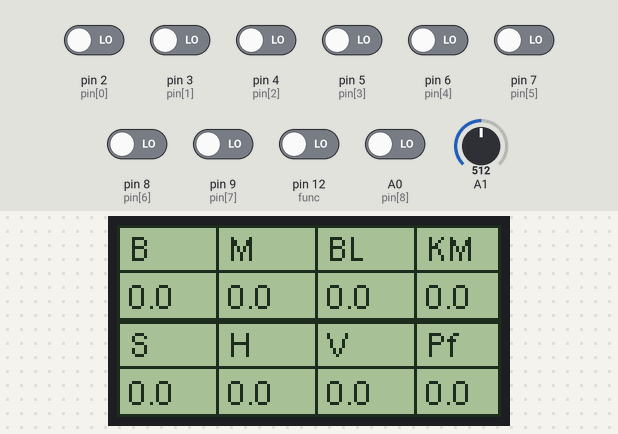
Simulated run of this sketch. Board: Arduino Uno, built with avr-gcc and run on an emulated ATmega328P. On the bench: 128×64 one-colour display. The inputs (shaded band) are chosen by the test bench; at power-on: A0 (pin[8]), pin 2 (pin[0]), pin 3 (pin[1]), pin 4 (pin[2]), pin 5 (pin[3]), pin 6 (pin[4]), pin 7 (pin[5]), pin 8 (pin[6]), pin 9 (pin[7]), pin 12 (func) LOW, A1 = 512. What the sketch prints to the serial monitor is not drawn.

Above: at 3.2 s.
3.3 s: A1 set to 667
4.8 s: A1 set to 688
At 5.5 s:
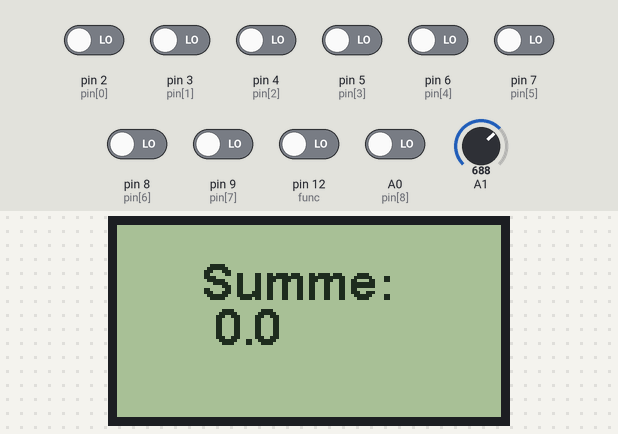
6.3 s: pin 2 (pin[0]) driven HIGH
At 7.1 s:
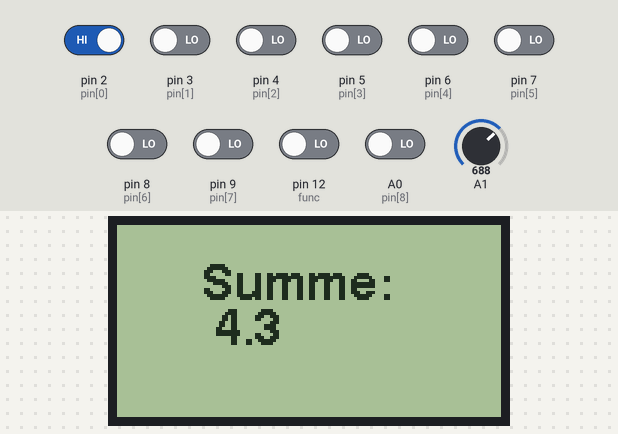
7.9 s: pin 3 (pin[1]) driven HIGH
At 8.8 s:
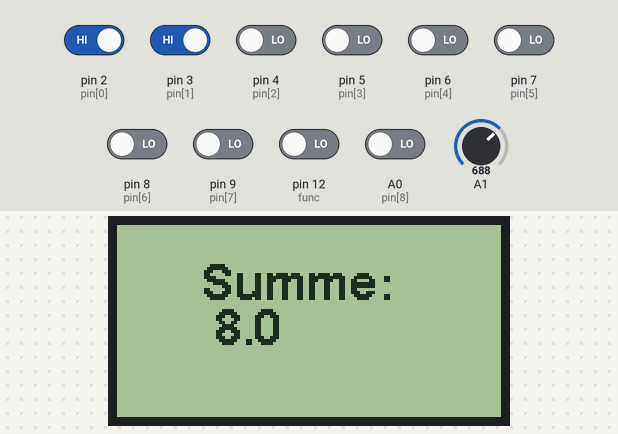
9.4 s: pin 4 (pin[2]) driven HIGH
At 10.5 s:
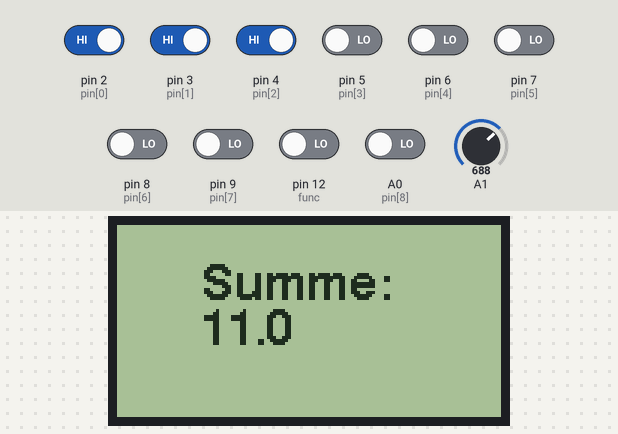
11.0 s: pin 5 (pin[3]) driven HIGH
At 11.5 s:
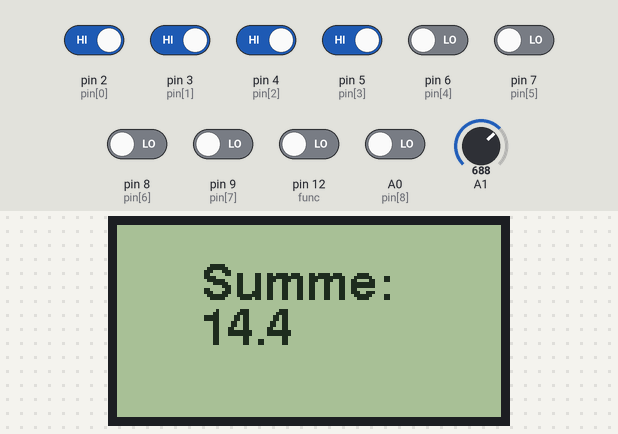
Timing chart, 0 to 13.6 s (numbered marks = the images above; inputs shaded):
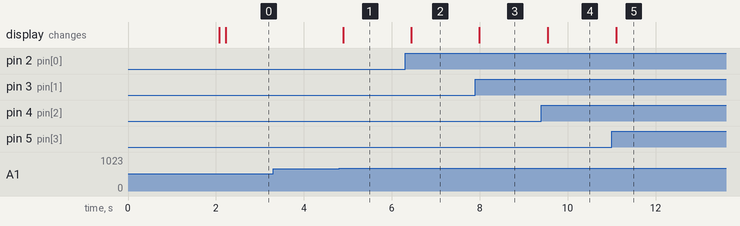

The sketch:

remibox.ino
```cpp
#include "U8glib.h"´

U8GLIB_ST7920_128X64_4X u8g(10);

int offer[] = {0, 0, 0, 0, 0, 0, 0, 0};
float preise[] = {4.3, 3.7, 3, 3.4, 8.9, 7.9, 7.4, 1};
float preiseind[8];
int state[] = {0, 0, 0, 0, 0, 0, 0, 0, 0};
int oldstate[] = {0, 0, 0, 0, 0, 0, 0, 0, 0};
int pin[] = {2,3,4,5,6,7,8,9,A0};
int func = 12;
int funcstate = 0;
int button = 0;
float sum;
int menunum;

//int pfandmin = A0;


const uint8_t logooag[] U8G_PROGMEM = {
  0x00, 0x00, 0x00, 0x00, 0x00, 0x00, 0x00, 0x00, 0x00, 0x00, 0x00, 0x00,
   0x00, 0x00, 0x00, 0x00, 0x00, 0x00, 0x00, 0x00, 0x00, 0x00, 0x00, 0x00,
   0x00, 0x00, 0x00, 0x00, 0x00, 0x00, 0x00, 0x00, 0x00, 0x00, 0x00, 0x00,
   0x00, 0x00, 0x00, 0x00, 0x00, 0x00, 0x00, 0x00, 0x00, 0x00, 0x00, 0x00,
   0x00, 0x00, 0x00, 0x00, 0x00, 0x00, 0x00, 0x00, 0x00, 0x00, 0x00, 0x00,
   0x00, 0x00, 0x00, 0x00, 0x00, 0x00, 0x00, 0x00, 0x00, 0x00, 0x00, 0x00,
   0x00, 0x00, 0x00, 0x00, 0x00, 0x00, 0x00, 0x00, 0x00, 0x00, 0x00, 0x00,
   0x00, 0x00, 0x00, 0x00, 0x00, 0x00, 0x00, 0x00, 0x00, 0x00, 0x00, 0x00,
   0x00, 0x00, 0x00, 0x00, 0x00, 0x00, 0x00, 0x00, 0x00, 0x00, 0x00, 0x00,
   0x00, 0x00, 0x00, 0x00, 0x00, 0x00, 0x00, 0x00, 0x00, 0x00, 0x00, 0x00,
   0x00, 0x00, 0x00, 0x00, 0x00, 0x00, 0x00, 0x00, 0x00, 0x00, 0x00, 0x00,
   0x00, 0x00, 0x00, 0x00, 0x00, 0x00, 0x00, 0x00, 0x00, 0x00, 0x00, 0x00,
   0x00, 0x00, 0x00, 0x00, 0x00, 0x00, 0x00, 0x00, 0x00, 0x00, 0x00, 0x00,
   0x00, 0x00, 0x00, 0x00, 0x00, 0x00, 0x00, 0x00, 0x00, 0x00, 0x00, 0x00,
   0x00, 0x00, 0x00, 0x00, 0x00, 0x00, 0x00, 0x00, 0x00, 0x00, 0x00, 0x00,
   0x00, 0x00, 0x00, 0x00, 0x00, 0x00, 0x00, 0x00, 0x00, 0x00, 0x00, 0x00,
   0x00, 0x00, 0x00, 0x00, 0x00, 0x00, 0x00, 0x00, 0x00, 0x00, 0x00, 0x00,
   0x00, 0x00, 0x00, 0x00, 0xe0, 0xff, 0xff, 0xff, 0xff, 0xff, 0xff, 0xff,
   0xff, 0x0f, 0xfe, 0xff, 0xff, 0xf0, 0xff, 0x03, 0xe0, 0xff, 0xff, 0xff,
   0xff, 0xff, 0xff, 0xff, 0xff, 0x0f, 0xfe, 0xff, 0xff, 0xf0, 0xff, 0x03,
   0x60, 0x00, 0x00, 0x00, 0x00, 0x00, 0x00, 0x00, 0x00, 0x0c, 0x00, 0x00,
   0xc0, 0x30, 0x00, 0x03, 0x60, 0x00, 0x00, 0x00, 0x00, 0x00, 0x00, 0x00,
   0x00, 0x0c, 0x00, 0x00, 0xc0, 0x30, 0x00, 0x03, 0x60, 0x00, 0x00, 0x00,
   0x00, 0x00, 0x00, 0x00, 0x00, 0x0c, 0x00, 0x00, 0xc0, 0x30, 0x00, 0x03,
   0x60, 0x00, 0x00, 0x00, 0x00, 0x00, 0x00, 0x00, 0x00, 0x0c, 0x00, 0x00,
   0xc0, 0x30, 0x00, 0x03, 0x60, 0x00, 0x00, 0x00, 0x00, 0x00, 0x00, 0x00,
   0x00, 0x0c, 0x00, 0x00, 0xc0, 0x30, 0x00, 0x03, 0x60, 0x00, 0x00, 0x00,
   0x00, 0x00, 0x00, 0x00, 0x00, 0x0c, 0x00, 0x00, 0xc0, 0x30, 0x00, 0x03,
   0x60, 0x00, 0x00, 0x00, 0x00, 0x00, 0x00, 0x00, 0x00, 0x0c, 0x00, 0x00,
   0xc0, 0x30, 0x00, 0x03, 0x60, 0x00, 0x00, 0x00, 0x00, 0x00, 0x00, 0x00,
   0x00, 0x0c, 0x00, 0x00, 0xc0, 0x30, 0x00, 0x03, 0x60, 0x00, 0x00, 0x00,
   0x00, 0x00, 0x00, 0x00, 0x00, 0x0c, 0x00, 0x00, 0xc0, 0x30, 0x00, 0x03,
   0x60, 0x00, 0x00, 0x00, 0x00, 0x00, 0x00, 0x00, 0x00, 0x0c, 0x00, 0x00,
   0xc0, 0x30, 0x00, 0x03, 0x60, 0x00, 0x00, 0x00, 0x00, 0x00, 0x00, 0x00,
   0x00, 0x0c, 0x00, 0x00, 0xc0, 0x30, 0x00, 0x03, 0x60, 0x00, 0x00, 0x00,
   0x00, 0x00, 0x00, 0x00, 0x00, 0x0c, 0x00, 0x00, 0xc0, 0x30, 0x00, 0x03,
   0x60, 0x00, 0x00, 0x00, 0x00, 0x00, 0x00, 0x00, 0x00, 0x0c, 0x00, 0x00,
   0xc0, 0x30, 0x00, 0x03, 0x60, 0x00, 0x00, 0x00, 0x00, 0x00, 0x00, 0x00,
   0x00, 0x0c, 0xfe, 0xff, 0xff, 0x30, 0x00, 0x03, 0x60, 0x00, 0x00, 0x00,
   0x00, 0x00, 0x00, 0x00, 0x00, 0x0c, 0xfe, 0xff, 0xff, 0x30, 0x00, 0x03,
   0x60, 0x00, 0x00, 0x00, 0x00, 0x00, 0x00, 0x00, 0x00, 0x0c, 0x06, 0x00,
   0xc0, 0x30, 0x00, 0x03, 0x60, 0x00, 0x00, 0x00, 0x00, 0x00, 0x00, 0x00,
   0x00, 0x0c, 0x06, 0x00, 0xc0, 0x30, 0x00, 0x03, 0x60, 0x00, 0x00, 0x00,
   0x00, 0x00, 0x00, 0x00, 0x00, 0x0c, 0x06, 0x00, 0xc0, 0x30, 0x00, 0x03,
   0x60, 0x00, 0x00, 0x00, 0x00, 0x00, 0x00, 0x00, 0x00, 0x0c, 0x06, 0x00,
   0xc0, 0x30, 0x00, 0x03, 0x60, 0x00, 0x00, 0x00, 0x00, 0x00, 0x00, 0x00,
   0x00, 0x0c, 0x06, 0x00, 0xc0, 0x30, 0x00, 0x03, 0x60, 0x00, 0x00, 0x00,
   0x00, 0x00, 0x00, 0x00, 0x00, 0x0c, 0x06, 0x00, 0xc0, 0x30, 0x00, 0x03,
   0x60, 0x00, 0x00, 0x00, 0x00, 0x00, 0x00, 0x00, 0x00, 0x0c, 0x06, 0x00,
   0xc0, 0x30, 0x00, 0x03, 0x60, 0x00, 0x00, 0x00, 0x00, 0x00, 0x00, 0x00,
   0x00, 0x0c, 0x06, 0x00, 0xc0, 0x30, 0x00, 0x03, 0x60, 0x00, 0x00, 0x00,
   0x00, 0x00, 0x00, 0x00, 0x00, 0x0c, 0x06, 0x00, 0xc0, 0x30, 0x00, 0x03,
   0x60, 0x00, 0x00, 0x00, 0x00, 0x00, 0x00, 0x00, 0x00, 0x0c, 0x06, 0x00,
   0xc0, 0x30, 0x00, 0x03, 0x60, 0x00, 0x00, 0x00, 0x00, 0x00, 0x00, 0x00,
   0x00, 0x0c, 0x06, 0x00, 0xc0, 0x30, 0x00, 0x03, 0x60, 0x00, 0x00, 0x00,
   0x00, 0x00, 0x00, 0x00, 0x00, 0x0c, 0x06, 0x00, 0xc0, 0x30, 0x00, 0x03,
   0x60, 0x00, 0x00, 0x00, 0x00, 0x00, 0x00, 0x00, 0x00, 0x0c, 0x06, 0x00,
   0xc0, 0x30, 0x00, 0x03, 0xe0, 0xff, 0xff, 0xff, 0xff, 0xff, 0xff, 0xff,
   0xff, 0x0f, 0xfe, 0xff, 0xff, 0xf0, 0xff, 0x03, 0xe0, 0xff, 0xff, 0xff,
   0xff, 0xff, 0xff, 0xff, 0xff, 0x0f, 0xfe, 0xff, 0xff, 0xf0, 0xff, 0x03,
   0x00, 0x00, 0x00, 0x00, 0x00, 0x00, 0x00, 0x00, 0x00, 0x00, 0x00, 0x00,
   0x00, 0x00, 0x00, 0x03, 0x00, 0x00, 0x00, 0x00, 0x00, 0x00, 0x00, 0x00,
   0x00, 0x00, 0x00, 0x00, 0x00, 0x00, 0x00, 0x03, 0x00, 0x00, 0x00, 0x00,
   0x00, 0x00, 0x00, 0x00, 0x00, 0x00, 0x00, 0x00, 0x00, 0x00, 0x00, 0x03,
   0x00, 0x00, 0x00, 0x00, 0x00, 0x00, 0x00, 0x00, 0x00, 0x00, 0x00, 0x00,
   0x00, 0x00, 0x00, 0x03, 0x00, 0x00, 0x00, 0x00, 0x00, 0x00, 0x00, 0x00,
   0x00, 0x00, 0x00, 0x00, 0x00, 0x00, 0x00, 0x03, 0xc0, 0xff, 0xff, 0xff,
   0xff, 0xff, 0xff, 0xff, 0xff, 0xff, 0xff, 0xff, 0xff, 0xff, 0xff, 0x03,
   0xc0, 0xff, 0xff, 0xff, 0xff, 0xff, 0xff, 0xff, 0xff, 0xff, 0xff, 0xff,
   0xff, 0xff, 0xff, 0x03, 0x00, 0x00, 0x00, 0x00, 0x00, 0x00, 0x00, 0x00,
   0x00, 0x00, 0x00, 0x00, 0x00, 0x00, 0x00, 0x00, 0x00, 0x00, 0x00, 0x00,
   0x00, 0x00, 0x00, 0x00, 0x00, 0x00, 0x00, 0x00, 0x00, 0x00, 0x00, 0x00,
   0x00, 0x00, 0x00, 0x00, 0x00, 0x00, 0x00, 0x00, 0x00, 0x00, 0x00, 0x00,
   0x00, 0x00, 0x00, 0x00, 0x00, 0x00, 0x00, 0x00, 0x00, 0x00, 0x00, 0x00,
   0x00, 0x00, 0x00, 0x00, 0x00, 0x00, 0x00, 0x00, 0x00, 0x00, 0x00, 0x00,
   0x00, 0x00, 0x00, 0x00, 0x00, 0x00, 0x00, 0x00, 0x00, 0x00, 0x00, 0x00,
   0x00, 0x00, 0x00, 0x00, 0x00, 0x00, 0x00, 0x00, 0x00, 0x00, 0x00, 0x00,
   0x00, 0x00, 0x00, 0x00, 0x00, 0x00, 0x00, 0x00, 0x00, 0x00, 0x00, 0x00,
   0x00, 0x00, 0x00, 0x00, 0x00, 0x00, 0x00, 0x00, 0x00, 0x00, 0x00, 0x00,
   0x00, 0x00, 0x00, 0x00, 0x00, 0x00, 0x00, 0x00, 0x00, 0x00, 0x00, 0x00,
   0x00, 0x00, 0x00, 0x00, 0x00, 0x00, 0x00, 0x00, 0x00, 0x00, 0x00, 0x00,
   0x00, 0x00, 0x00, 0x00, 0x00, 0x00, 0x00, 0x00, 0x00, 0x00, 0x00, 0x00,
   0x00, 0x00, 0x00, 0x00, 0x00, 0x00, 0x00, 0x00, 0x00, 0x00, 0x00, 0x00,
   0x00, 0x00, 0x00, 0x00, 0x00, 0x00, 0x00, 0x00, 0x00, 0x00, 0x00, 0x00,
   0x00, 0x00, 0x00, 0x00, 0x00, 0x00, 0x00, 0x00, 0x00, 0x00, 0x00, 0x00,
   0x00, 0x00, 0x00, 0x00 };

void picture(void){
  u8g.drawXBMP( 0, 0, 128, 64, logooag);
}

void clearLCD()
{
  u8g.firstPage();
  do{
  } while( u8g.nextPage() );
}

void setup()
{
  if ( u8g.getMode() == U8G_MODE_R3G3B2 ) {
    u8g.setColorIndex(255);     // white
  }
  else if ( u8g.getMode() == U8G_MODE_GRAY2BIT ) {
    u8g.setColorIndex(3);         // max intensity
  }
  else if ( u8g.getMode() == U8G_MODE_BW ) {
    u8g.setColorIndex(1);         // pixel on
  }
  else if ( u8g.getMode() == U8G_MODE_HICOLOR ) {
    u8g.setHiColorByRGB(255,255,255);
  }

  u8g.firstPage();
  do {
    picture();
  } while( u8g.nextPage() );
  delay(2000);
  clearLCD();

  pinMode(pin[0], INPUT);
  pinMode(pin[1], INPUT);
  pinMode(pin[2], INPUT);
  pinMode(pin[3], INPUT);
  pinMode(pin[4], INPUT);
  pinMode(pin[5], INPUT);
  pinMode(pin[6], INPUT);
  pinMode(pin[7], INPUT);
  pinMode(pin[8], INPUT);
  pinMode(A1, INPUT);

  Serial.begin(9600);


}

void loop() {
  operate();
}


void operate(){

    checkButtons();
    int menunum = checkMenu();

    Serial.println(menunum);

    if (menunum == 0)
    {
       u8g.firstPage();
      do{
        table(1);
      } while( u8g.nextPage() );

    }

    if (menunum == 1)
    {
       u8g.firstPage();
      do{
        table(2);
      } while( u8g.nextPage() );

    }

    if (menunum == 2)
    {
       u8g.firstPage();
      do{
        summe();
      } while( u8g.nextPage() );

    }
}

void table(int option)
{

  u8g.drawFrame(0,0,128,16);
  u8g.drawFrame(0,15,128,17);
  u8g.drawFrame(0,32,128,16);
  u8g.drawFrame(0,47,128,17);

  u8g.drawLine(33, 0, 33, 64);
  u8g.drawLine(66, 0, 66, 64);
  u8g.drawLine(99, 0, 99, 64);

  u8g.setFont(u8g_font_helvR08);

  menuz();

  if (option == 1)
  {
    firstmenu();
  }
  if (option == 2)
  {
    secmenu();
  }
}

void firstmenu()
{
  char buf[8];
  for (int i = 0; i <= 7; i++)
  {
    if ( i < 4)
    {
      sprintf (buf, "%d", offer[i]);
      u8g.drawStr(4+(i*33), 28, buf);
    }

    if ( i >= 4)
    {
      sprintf (buf, "%d", offer[i]);
      u8g.drawStr(4+((i-4)*33), 60, buf);
    }

  }
}

void secmenu()
{
   char buf2[10];
   char buf3[6];

   for (int i = 0; i <= 7; i++)
   {
    if ( i < 4)
    {
      dtostrf(preiseind[i], 4, 1, buf3);
      sprintf(buf2,"%s", buf3);
      u8g.drawStr(1+(i*33), 28, buf2);
    }

    if ( i >= 4)
    {
      dtostrf(preiseind[i], 4, 1, buf3);
      sprintf(buf2,"%s", buf3);
      u8g.drawStr(1+((i-4)*33), 60, buf2);
    }
   }
}

void summe()
{
  u8g.setFont(u8g_font_helvB12);
  u8g.drawStr(28, 25, "Summe: ");
  char sumbuf[10];
  char sumbuf2[6];
  dtostrf(sum, 4, 1, sumbuf2);
  sprintf(sumbuf,"%s", sumbuf2);
  u8g.drawStr(28, 40, sumbuf);

}

void checkButtons()
{

   for (int i = 0; i<=7; i++)
   {
     preiseind[i] = preise[i]*offer[i];
   }

  for (int i = 0; i<= 8; i++)
    {
      state[i] = digitalRead(pin[i]);

      if (state[i] != oldstate[i])
      {
        if (state[i] == HIGH)
        {
          funcstate = digitalRead(func);
          if (funcstate == HIGH && i != 7 )
          {
            if (offer[i] > 0)
            {
              if ( i != 8)
              {
                offer[i]--;
                sum -= preise[i];
              }

            }
          }
          else if (funcstate == LOW)
          {
            if ( i != 8)
            {
             offer[i]++;
             if ( i != 7)
             {
              sum += preise[i];
             }
            }
            if (i == 8 && offer[7] > 0)
            {
             offer[7]--;
            }


          }

        }

      }
      delay(5);
      oldstate[i] = state[i];

    }


}

int checkMenu()
{
  int value = analogRead(A1);

  int ret = map(value, 0, 1023, 0, 3);

  return ret;

}

void menuz()
{

   u8g.drawStr(4+(0*33), 12, "B");
   u8g.drawStr(4+(1*33), 12, "M");
   u8g.drawStr(4+(2*33), 12, "BL");
   u8g.drawStr(4+(3*33), 12, "KM");

   u8g.drawStr(4+(0*33), 44, "S");
   u8g.drawStr(4+(1*33), 44, "H");
   u8g.drawStr(4+(2*33), 44, "V");
   u8g.drawStr(4+(3*33), 44, "Pf");

}
```

Measured:
- the behaviour switches between 681 and 682 on A1 (found by bisection; images 0 and 1)
- after the input at 3.3 s, every drawn part: stays the same
- after the input at 4.8 s, the display: changes after 0.10 s (image 1)
- after the input at 6.3 s, the display: changes after 0.14 s (image 2)
- after the input at 7.9 s, the display: changes after 0.09 s (image 3)
- after the input at 9.4 s, the display: changes after 0.14 s (image 4)
- after the input at 11.0 s, the display: changes after 0.10 s (image 5)
